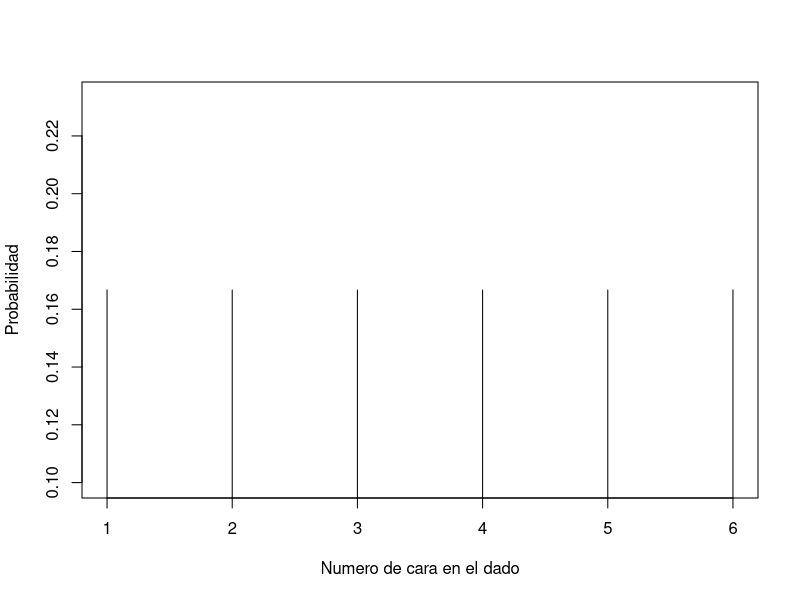
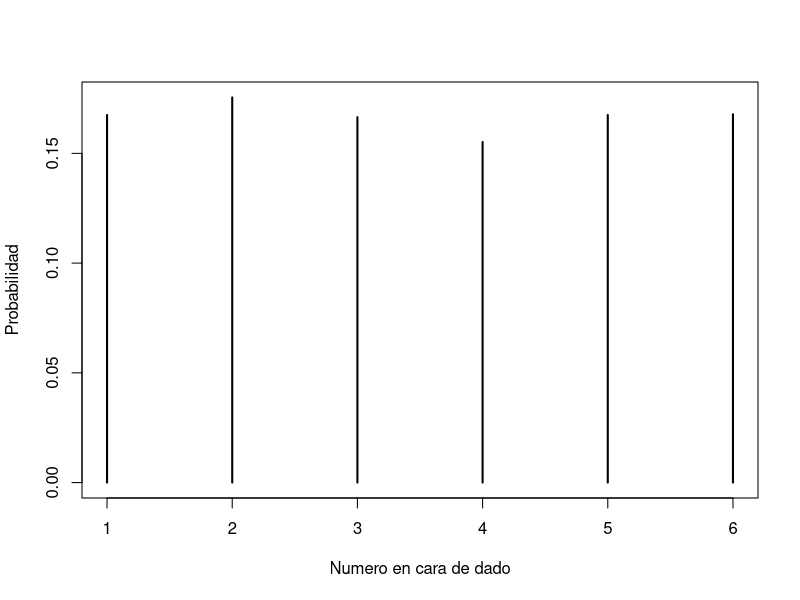
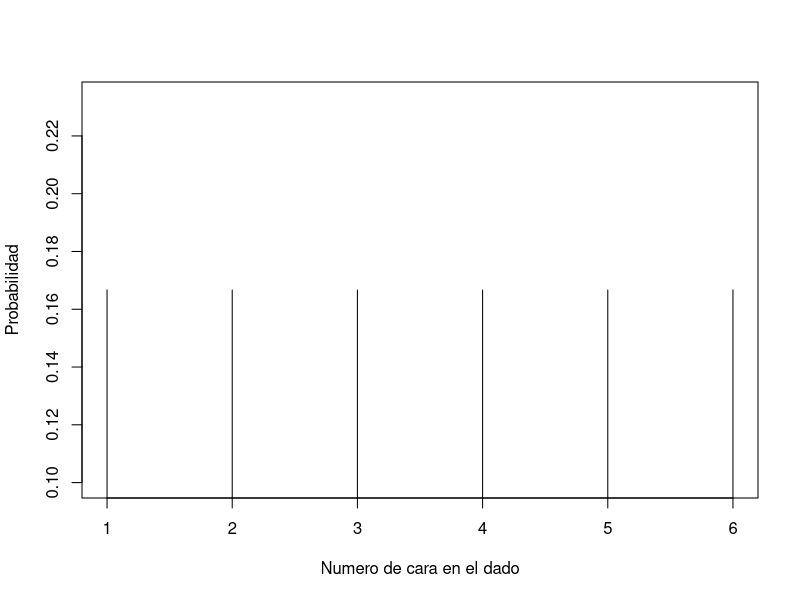

The R script that drew these images, in order:
## ---- chunk 1
  X <- 1:6;
  probabilidad <-c(1/6, 1/6, 1/6, 1/6, 1/6, 1/6);
  plot(X, probabilidad, xlab ="Numero de cara en el dado",
        ylab = "Probabilidad",  type = "h");
## ---- chunk 2
#Calculemos la esperanza
esperanza <- sum(X*probabilidad)
esperanza
## ---- chunk 3
dado <- sample(c(1:6), 60, replace = TRUE)
mean(dado)
varianza <- sum((dado - mean(dado))**2) / 60
# Aumentamos el numero de simulaciones
dado2 <- sample(c(1:6), 6000, replace = TRUE)
table(dado2)
# Calculamos las probabilidades con las frecuencias relativas
round(table(dado2)/6000, 2)
## ---- chunk 4
#Grafiquemos esas probabilidades
plot(table(dado2)/6000, xlab = "Numero en cara de dado",
     ylab = "Probabilidad", type = "h")

plot(X, probabilidad, xlab ="Numero de cara en el dado",
        ylab = "Probabilidad",  type = "h");
